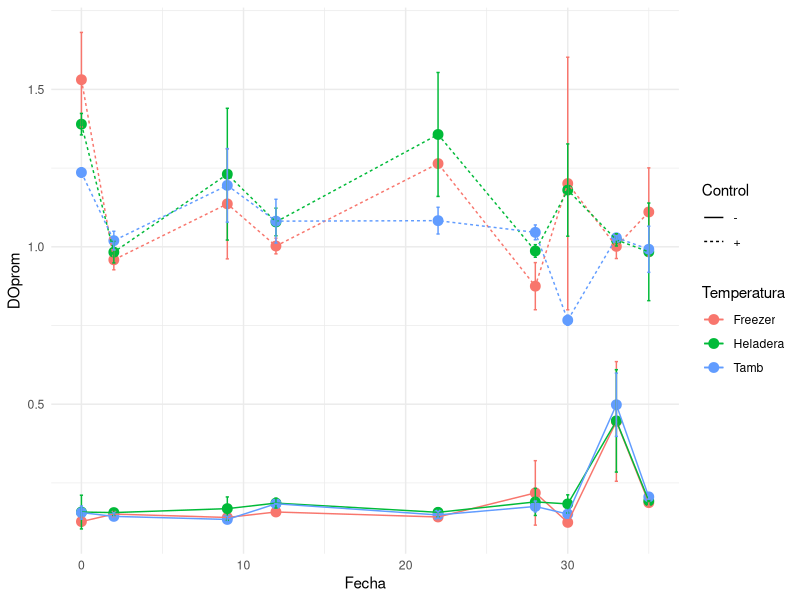

This figure's R source:
library(tidyverse)
library(lubridate)
library(skimr)
datos <- read_csv('datos_tpR.csv')

datos <- datos %>% #pasar fechas a tipo de dato Date
  mutate(Fecha = dmy(Fecha))

str(datos)
summary(datos)
glimpse(datos)
view(datos)
skim(datos)
#no hay NAs ni datos extraños
#las fechas están en formato Date


datos %>%
  select(-Placa) %>%
  filter(Buffer == "Coatting") %>%
  mutate(Fecha = as.numeric(abs(Fecha - max(Fecha)))) %>%
  group_by(Control, Temperatura, Fecha) %>%
  summarise(DOprom = mean(DO), SD = sd(DO)) %>%
  ggplot(aes(x = Fecha,
             y = DOprom,
             color = Temperatura)) +
  geom_point(size = 3) +
  geom_line(aes(linetype = Control)) +
  geom_errorbar(aes(ymin = DOprom - SD,
                    ymax = DOprom + SD), 
                width=.2) +
  theme_minimal()
         

